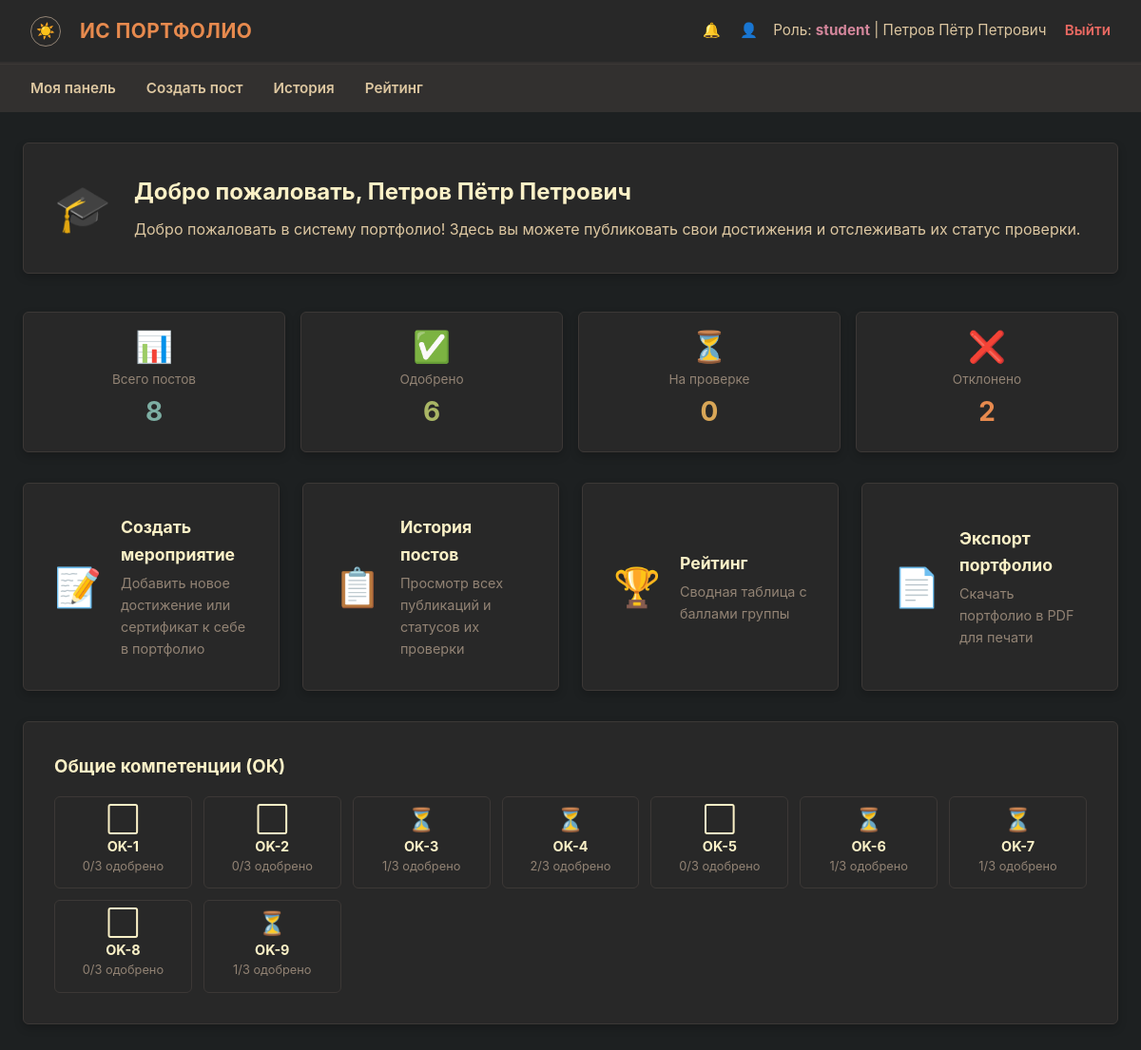
Page /student/dashboard (signed in) on the committed database.
### models.py (models this page shows, shortened)
class User(Base):
    __tablename__ = 'users'
    id:          Mapped[int]       = mapped_column(Integer, primary_key=True)
    username:    Mapped[str]       = mapped_column(String(50), unique=True, nullable=False)
    password_hash: Mapped[str]     = mapped_column(String(256), nullable=False)
    role:        Mapped[str]       = mapped_column(String(20), nullable=False)
    last_name:   Mapped[Optional[str]] = mapped_column(String(50), nullable=True)
    first_name:  Mapped[Optional[str]] = mapped_column(String(50), nullable=True)
    patronymic:  Mapped[Optional[str]] = mapped_column(String(50), nullable=True)
    group_name:  Mapped[Optional[str]] = mapped_column(String(20), nullable=True)
    group_id:    Mapped[Optional[int]] = mapped_column(Integer, ForeignKey('groups.id'), nullable=True)
    events        = relationship('Event', back_populates='student', lazy=True, cascade='all, delete-orphan')
    notifications = relationship('Notification', back_populates='user', lazy=True, cascade='all, delete-orphan')
    curated_groups = relationship('Group', foreign_keys='Group.curator_id', back_populates='curator', lazy='select')

### routes/student.py (the view)
@router.get('/student/dashboard')
async def student_dashboard(request: Request, user: User = Depends(require_student)):
    stats = get_student_event_stats(user.id)
    ok_stats = get_ok_stats(user.id)
    ok_all_done = all_ok_completed(user.id)
    return render(request, 'student.html', total=stats['total'],
                   approved=stats['approved'], pending=stats['pending'],
                   rejected=stats['rejected'], ok_stats=ok_stats, ok_all_done=ok_all_done)

### templates/student.html (shortened to what this page needs)
{% extends 'base.html' %}
{% block content %}
<div class="form-card" style="margin-bottom: 2.5rem;">
    <div class="flex-row">
        <div class="welcome-icon">🎓</div>
        <div>
            <h2 class="welcome-title">Добро пожаловать, {% if current_user.last_name or current_user.first_name %}{{ current_user.last_name or '' }} {{ current_user.first_name or '' }} {{ current_user.patronymic or '' }}{% else %}{{ current_user.username }}{% endif %}</h2>
            <p class="welcome-text">
                Добро пожаловать в систему портфолио! Здесь вы можете публиковать свои достижения
                и отслеживать их статус проверки.
            </p>
        </div>
    </div>
</div>
<div class="stat-grid">
    <div class="form-card stat-card">
        <div class="stat-icon">📊</div>
        <div class="stat-label">Всего постов</div>
        <div class="stat-value c-blue">{{ total }}</div>
    </div>
    <div class="form-card stat-card">
        <div class="stat-icon">✅</div>
        <div class="stat-label">Одобрено</div>
        <div class="stat-value c-green">{{ approved }}</div>
    </div>
    <div class="form-card stat-card">
        <div class="stat-icon">⏳</div>
        <div class="stat-label">На проверке</div>
        <div class="stat-value c-yellow">{{ pending }}</div>
    </div>
    <div class="form-card stat-card">
        <div class="stat-icon">❌</div>
        <div class="stat-label">Отклонено</div>
        <div class="stat-value c-orange">{{ rejected }}</div>
    </div>
</div>
<div class="action-grid">
    <a href="{{ url_for('student_create') }}" class="form-card action-card">
        <div class="action-icon">📝</div>
        <div>
            <h3>Создать мероприятие</h3>
            <p>Добавить новое достижение или сертификат к себе в портфолио</p>
        </div>
    </a>
    <a href="{{ url_for('student_history') }}" class="form-card action-card">
        <div class="action-icon">📋</div>
        <div>
            <h3>История постов</h3>
            <p>Просмотр всех публикаций и статусов их проверки</p>
        </div>
    </a>
    <a href="{{ url_for('rating') }}" class="form-card action-card">
        <div class="action-icon">🏆</div>
        <div>
            <h3>Рейтинг</h3>
            <p>Сводная таблица с баллами группы</p>
        </div>
    </a>
    <a href="{{ url_for('student_portfolio_pdf') }}" class="form-card action-card">
        <div class="action-icon">📄</div>
        <div>
            <h3>Экспорт портфолио</h3>
            <p>Скачать портфолио в PDF для печати</p>
        </div>
    </a>
</div>
{% if ok_stats %}
<div class="form-card" style="margin-bottom: 2rem;">
    <h3 style="color: var(--fg0); margin-bottom: 1rem;">Общие компетенции (ОК)</h3>
    <div style="display: grid; grid-template-columns: repeat(auto-fill, minmax(140px, 1fr)); gap: 0.75rem;">
        {% for ok in ok_stats %}
        <div style="padding: 0.75rem; text-align: center; border-radius: 6px;
                    background: var(--bg1); border: 1px solid var(--bg3);
                    {% if ok.done %}border-color: var(--green);{% endif %}">
            <div style="font-size: 1.5rem; line-height: 1; margin-bottom: 0.25rem;">
                {% if ok.done %}✅{% elif ok.approved > 0 %}⏳{% else %}⬜{% endif %}
            </div>
            <div style="font-weight: bold; font-size: 0.9rem; color: var(--fg0);">{{ ok.ok }}</div>
            <div style="font-size: 0.8rem; color: var(--gray);">
                {{ ok.approved }}/3 одобрено
            </div>
        </div>
        {% endfor %}
    </div>
</div>
{% endif %}
{% endblock %}

### templates/base.html (shortened to what this page needs)
<!DOCTYPE html>
<html lang="ru">
<head>
    <link rel="stylesheet" href="/static/css/style.css">
</head>
<body
    data-csrf-token="{{ csrf_token }}"
    data-user-authenticated="{{ 'true' if current_user else 'false' }}"
>
    {% if current_user %}
    <nav class="navbar">
        <div class="navbar-brand">
            <button class="theme-toggle" id="themeToggle" title="Сменить тему">☀️</button>
            ИС Портфолио
        </div>
        <div class="navbar-user">
            <a href="/notifications" style="color: var(--fg1); text-decoration: none; margin-right: 1rem; position: relative;">
                🔔
            </a>
            <a href="/profile" style="color: var(--fg1); text-decoration: none; margin-right: 0.75rem;">👤</a>
            Роль: <strong>{{ current_user.role }}</strong> |
            {% if current_user.last_name or current_user.first_name %}
            {{ current_user.last_name or '' }} {{ current_user.first_name or '' }} {{ current_user.patronymic or '' }}
            {% else %}
            {{ current_user.username }}
            {% endif %}
            <a href="/logout" class="logout-link">Выйти</a>
        </div>
    </nav>
    <nav class="role-nav">
        <ul>
            {% if current_user.role == 'admin' %}
            <li><a href="/admin/dashboard">Панель</a></li>
            <li><a href="/admin/users">Пользователи</a></li>
            <li><a href="/admin/groups">Группы</a></li>
            <li><a href="/admin/audit">Аудит</a></li>
            {% elif current_user.role == 'student' %}
            <li><a href="/student/dashboard">Моя панель</a></li>
            <li><a href="/student/create">Создать пост</a></li>
            <li><a href="/student/history">История</a></li>
            <li><a href="/rating">Рейтинг</a></li>
            {% elif current_user.role == 'curator' %}
            <li><a href="/curator/dashboard">Панель куратора</a></li>
            <li><a href="/curator/pending">Заявки</a></li>
            <li><a href="/curator/resolved">Журнал</a></li>
            <li><a href="/rating">Рейтинг</a></li>
            {% endif %}
        </ul>
    </nav>
    {% endif %}
    <div class="container">
        {% block content %}{% endblock %}
    </div>
</body>
</html>

### static/css/style.css (style rules this page uses)
:root { --bg0: #1d2021; --bg1: #282828; --bg2: #32302f; --bg3: #3c3836; --fg0: #fbf1c7; --fg1: #ddc7a1; --red: #ea6962; --green: #a9b665; --yellow: #d8a657; --blue: #7daea3; --orange: #e78a4e; --purple: #d3869b; --gray: #928374; }
* { box-sizing: border-box; margin: 0; padding: 0; }
body { background-color: var(--bg0); color: var(--fg0); font-family: -apple-system, BlinkMacSystemFont, "Segoe UI", Roboto, Helvetica, Arial, sans-serif; font-size: 16px; line-height: 1.6; padding-bottom: 3rem; }
.navbar { background-color: var(--bg1); padding: 1rem 2rem; display: flex; justify-content: space-between; align-items: center; border-bottom: 2px solid var(--bg2); box-shadow: 0 4px 6px rgba(0, 0, 0, 0.3); }
.navbar-brand { display: flex; align-items: center; gap: 0.5rem; font-weight: 700; color: var(--orange); font-size: 1.3rem; letter-spacing: 0.5px; text-transform: uppercase; }
.navbar-user { color: var(--fg1); font-size: 0.95rem; }
.navbar-user strong { color: var(--purple); }
.logout-link { color: var(--red); text-decoration: none; margin-left: 15px; font-weight: 600; border-bottom: 1px dashed transparent; transition: border-color 0.2s ease; }
.role-nav { background-color: var(--bg2); padding: 0.75rem 2rem; border-top: 1px solid var(--bg3); }
.role-nav ul { list-style: none; display: flex; gap: 2rem; margin: 0; }
.role-nav li { display: inline; }
.role-nav a { color: var(--fg1); text-decoration: none; font-weight: 600; font-size: 0.95rem; padding: 0.5rem 0; border-bottom: 2px solid transparent; transition: border-color 0.2s ease, color 0.2s ease; }
.container { max-width: 1200px; margin: 2rem auto; padding: 0 1.5rem; }
.form-card { background-color: var(--bg1); border: 1px solid var(--bg3); border-radius: 6px; padding: 2rem; margin-bottom: 2rem; box-shadow: 0 4px 10px rgba(0, 0, 0, 0.2); }
.theme-toggle { background: none; border: 1px solid var(--gray); border-radius: 50%; width: 32px; height: 32px; display: inline-flex; align-items: center; justify-content: center; cursor: pointer; font-size: 1rem; line-height: 1; color: var(--fg1); margin-right: 0.75rem; vertical-align: middle; }
.flex-row { display: flex; align-items: center; gap: 1.5rem; flex-wrap: wrap; }
.stat-grid { display: grid; grid-template-columns: repeat(auto-fit, minmax(140px, 1fr)); gap: 1rem; margin-bottom: 2rem; }
.action-grid { display: grid; grid-template-columns: repeat(auto-fit, minmax(260px, 1fr)); gap: 1.5rem; margin-bottom: 2rem; }
.stat-card { margin: 0; text-align: center; padding: 1.25rem; }
.stat-card .stat-icon { font-size: 2rem; line-height: 1; }
.stat-card .stat-label { color: var(--gray); font-size: 0.85rem; margin-top: 0.5rem; }
.stat-card .stat-value { font-size: 1.75rem; font-weight: bold; }
.stat-value.c-green { color: var(--green); }
.stat-value.c-yellow { color: var(--yellow); }
.stat-value.c-orange { color: var(--orange); }
.stat-value.c-blue { color: var(--blue); }
.welcome-icon { font-size: 3rem; line-height: 1; }
.welcome-title { color: var(--fg0); margin: 0 0 0.5rem 0; }
.welcome-text { color: var(--fg1); margin: 0; }
.action-card { margin: 0; display: flex; align-items: center; gap: 1.25rem; text-decoration: none; transition: transform 0.15s ease; cursor: pointer; }
.action-card .action-icon { font-size: 2.5rem; line-height: 1; }
.action-card h3 { color: var(--fg0); margin: 0 0 0.25rem 0; font-size: 1.1rem; }
.action-card p { color: var(--gray); margin: 0; font-size: 0.9rem; }

### rows in the picture
User: role "student", last_name "Петров", first_name "Пётр", patronymic "Петрович"

### other values in the picture
{{ total }} "8"
{{ approved }} "6"
{{ pending }} "0"
{{ rejected }} "2"
{{ ok.ok }} "OK-1" "OK-2" "OK-3" "OK-4" "OK-5" "OK-6" "OK-7" "OK-8" "OK-9"
{{ ok.approved }} "0" "0" "1" "2" "0" "1" "1" "0" "1"
